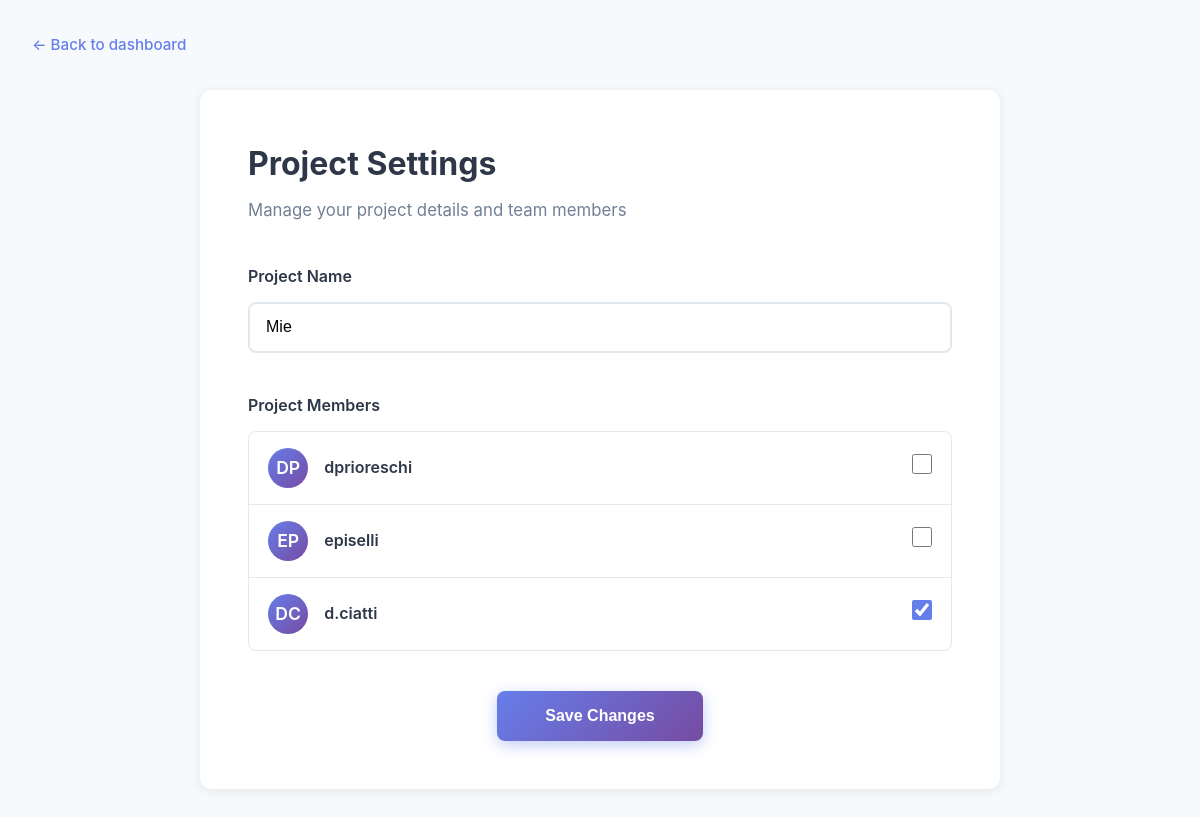
The page /modifica_progetto/4 (signed in) on the database its author committed.
### tables this page shows
CREATE TABLE progetti (
            id INTEGER PRIMARY KEY AUTOINCREMENT,
            nome TEXT NOT NULL,
            owner_id INTEGER NOT NULL,
            FOREIGN KEY (owner_id) REFERENCES utenti(id)
        );

CREATE TABLE utenti (
            id INTEGER PRIMARY KEY AUTOINCREMENT,
            nome TEXT NOT NULL,
            email TEXT UNIQUE NOT NULL,
            password_hash TEXT NOT NULL,
            ruolo TEXT NOT NULL
        );

### app/main.py (the view)
@app.get("/modifica_progetto/{progetto_id}", response_class=HTMLResponse)
async def modifica_progetto_get(request: Request, progetto_id: int, user_id: str = Cookie(default=None)):
    if not user_id:
        return RedirectResponse("/login", status_code=302)
    db_path = get_db_path()
    conn = sqlite3.connect(db_path)
    c = conn.cursor()
    c.execute("""
        SELECT 1 FROM progetti p
        LEFT JOIN progetti_utenti pu ON p.id = pu.progetto_id
        WHERE p.id = ? AND (p.owner_id = ? OR pu.utente_id = ?)
    """, (progetto_id, user_id, user_id))
    if not c.fetchone():
        conn.close()
        return RedirectResponse("/", status_code=302)
    c.execute("SELECT nome FROM progetti WHERE id = ?", (progetto_id,))
    progetto = c.fetchone()
    c.execute("SELECT id, nome FROM utenti")
    tutti_utenti = [{"id": r[0], "nome": r[1]} for r in c.fetchall()]
    c.execute("SELECT utente_id FROM progetti_utenti WHERE progetto_id = ?", (progetto_id,))
    membri_attuali = [r[0] for r in c.fetchall()]
    conn.close()
    if not progetto:
        return RedirectResponse("/", status_code=302)
    return templates.TemplateResponse("modifica_progetto.html", {
        "request": request,
        "progetto_id": progetto_id,
        "nome": progetto[0],
        "tutti_utenti": tutti_utenti,
        "membri_attuali": membri_attuali
    })

### frontend/templates/modifica_progetto.html (shortened to what this page needs)
<!DOCTYPE html>
<html lang="it">
<head>
    <link rel="stylesheet" href="/static/style.css">
</head>
<body>
    <div class="edit-project-container">
        <nav class="back-nav">
            <a href="/" class="back-link">← Back to dashboard</a>
        </nav>
        <div class="edit-project-card">
            <h1 class="project-settings-title">Project Settings</h1>
            <div class="project-settings-subtitle">
                Manage your project details and team members
            </div>
            <form method="post" action="/modifica_progetto/{{ progetto_id }}">
                <section class="project-name-section">
                    <label for="nome" class="section-label">Project Name</label>
                    <input type="text" id="nome" name="nome" value="{{ nome }}" required class="project-name-input">
                </section>
                <section class="project-members-section">
                    <h3 class="section-label">Project Members</h3>
                    <div class="members-list">
                        {% for utente in tutti_utenti %}
                        <div class="member-item">
                            <div class="member-avatar">
                                <span class="member-avatar-text">
                                    {{ (utente.nome|replace('.', '')|replace(' ', ''))[:2]|upper }}
                                </span>
                            </div>
                            <div class="member-info">
                                <div class="member-name">{{ utente.nome }}</div>
                            </div>
                            <div class="member-actions">
                                <input type="checkbox" name="membri" value="{{ utente.id }}"
                                    {% if utente.id in membri_attuali %}checked{% endif %}
                                    class="member-checkbox">
                            </div>
                        </div>
                        {% endfor %}
                    </div>
                </section>
                <div class="save-section">
                    <button type="submit" class="save-changes-btn">Save Changes</button>
                </div>
            </form>
        </div>
    </div>
</body>
</html>

### frontend/static/style.css (style rules this page uses)
* { margin: 0; padding: 0; box-sizing: border-box; }
body { font-family: 'Inter', -apple-system, BlinkMacSystemFont, 'Segoe UI', Roboto, Oxygen, Ubuntu, Cantarell, sans-serif; background: linear-gradient(135deg, #667eea 0%, #764ba2 100%); min-height: 100vh; color: #2d3748; line-height: 1.6; }
a { color: #25b7ff; text-decoration: none; transition: color 0.3s ease; }
.back-nav { max-width: 1400px; margin: 0 auto 2rem; }
.back-nav a { color: #667eea; font-weight: 500; font-size: 0.95rem; display: inline-flex; align-items: center; transition: color 0.3s ease; }
.edit-project-container { min-height: 100vh; background: #f7fafc; padding: 2rem; }
.edit-project-card { max-width: 800px; margin: 0 auto; background: white; padding: 3rem; border-radius: 12px; box-shadow: 0 2px 12px rgba(0, 0, 0, 0.08); }
.project-settings-title { font-size: 2rem; color: #2d3748; font-weight: 700; margin-bottom: 0.5rem; }
.project-settings-subtitle { color: #718096; margin-bottom: 2.5rem; font-size: 1.05rem; }
.project-name-section { margin-bottom: 2.5rem; }
.section-label { display: block; margin-bottom: 0.8rem; color: #2d3748; font-weight: 600; font-size: 1rem; }
.project-name-input { width: 100%; padding: 0.9rem 1rem; border: 2px solid #e2e8f0; border-radius: 8px; font-size: 1rem; transition: border-color 0.3s ease; }
.project-members-section { margin-bottom: 2.5rem; }
.members-list { border: 1px solid #e2e8f0; border-radius: 8px; overflow: hidden; }
.member-item { display: flex; align-items: center; padding: 1rem 1.2rem; border-bottom: 1px solid #e2e8f0; transition: background 0.2s ease; }
.member-item:last-child { border-bottom: none; }
.member-avatar { width: 40px; height: 40px; background: linear-gradient(135deg, #667eea 0%, #764ba2 100%); border-radius: 50%; display: flex; align-items: center; justify-content: center; margin-right: 1rem; }
.member-avatar-text { color: white; font-weight: 600; font-size: 1.1rem; }
.member-info { flex: 1; }
.member-name { color: #2d3748; font-weight: 600; }
.member-checkbox { width: 20px; height: 20px; cursor: pointer; accent-color: #667eea; }
.save-section { text-align: center; }
.save-changes-btn { padding: 1rem 3rem; background: linear-gradient(135deg, #667eea 0%, #764ba2 100%); color: white; border: none; border-radius: 8px; font-size: 1rem; font-weight: 600; cursor: pointer; transition: all 0.3s ease; box-shadow: 0 4px 15px rgba(102, 126, 234, 0.4); }

### rows shown on the page
progetti: nome "Mie"
utenti: nome "DP", nome "dprioreschi"
utenti: nome "EP", nome "episelli"
utenti: nome "DC", nome "d.ciatti", membri "☑"
